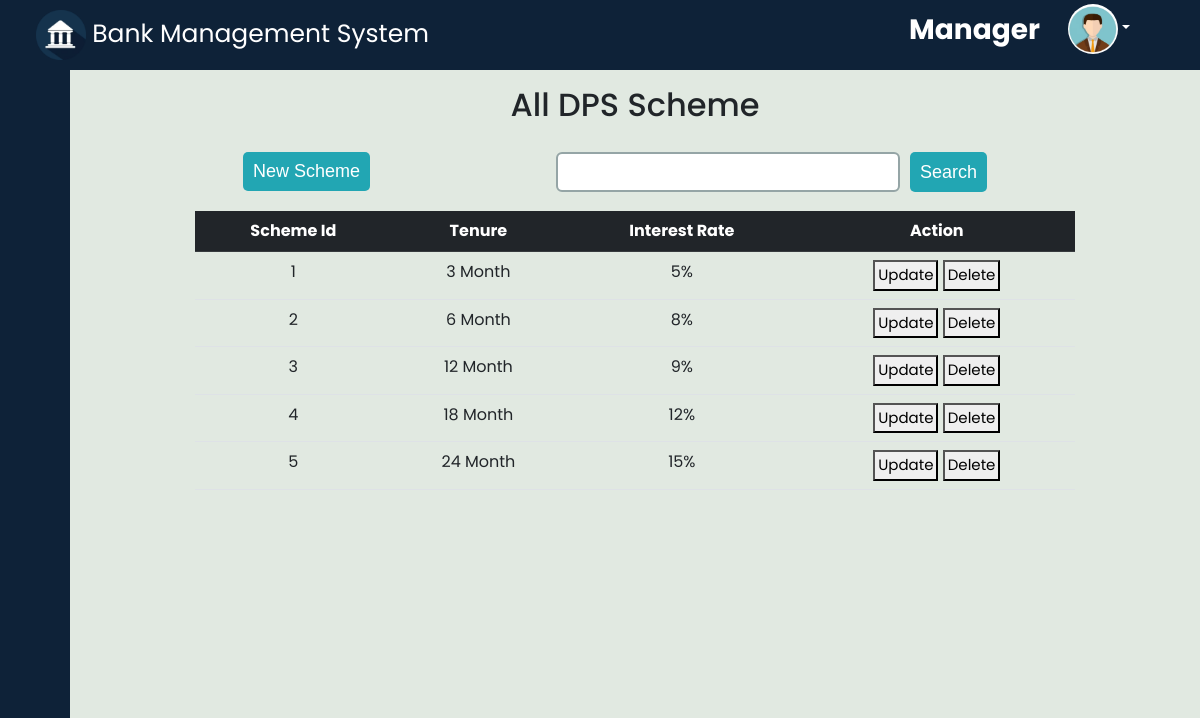
The page /manager/dps_scheme.php (signed in) on the database its author committed.
### tables this page shows
CREATE TABLE `dps_scheme` (
  `scheme_id` int(11) NOT NULL,
  `tenure` int(11) DEFAULT NULL,
  `total_installment` int(11) DEFAULT NULL,
  `maturity_amount` float DEFAULT NULL,
  `installment_amount` float DEFAULT NULL,
  `interest_rate` float DEFAULT NULL
);

### manager/dps_scheme.php (the view, shortened to what this page needs)
<!DOCTYPE html>
<html lang="en">
<head>
</head>
<?php
include "../database.php";
$search = "";
$query_dps = "select * from dps_scheme where scheme_id like '%$search%' or tenure like '%$search%'";
$table_dps = mysqli_query($con, $query_dps);
?>
<body>
    <div>
        <?php include "manager_header.php" ?>
    </div>
    <div class="d-flex">
        <div>
            <?php include "manager_sidebar.php" ?>
        </div>
        <div class="main">
            <div class="cnt">
                <h2 class="d-flex justify-content-center mt-3">All DPS Scheme</h2>
                <div class="d-flex hdiv">
                    <div class="new">
                        <a href="add_dps_scheme.php"><button>New Scheme</button></a>
                    </div>
                    <div class="searchdiv d-flex">
                        <form action="" method="post">
                            <div class="d-flex">
                                <input class="form-control fc" style=" border: 2px solid #95a5a6;" type="text" name="searchinput" id="">
                                <input class="btnn" type="submit" value="Search" name="searchbtn" id="">
                            </div>
                        </form>
                    </div>
                </div>
                <div class="container">
                    <table class="table table-hover text-center">
                        <tr class="table-dark">
                            <th>Scheme Id</th>
                            <th>Tenure</th>
                            <th>Interest Rate</th>
                            <th>Action</th>
                        </tr>
                        <?php
                        while ($row = mysqli_fetch_assoc($table_dps)) {
                        ?>
                            <tr>
                                <td><?php echo $row['scheme_id'] ?></td>
                                <td><?php echo $row['tenure'] . " Month" ?></td>
                                <td><?php echo $row['interest_rate'] . "%" ?></td>
                                <td>
                                    <a href="update_dps_scheme.php?scheme_id=<?php echo $row['scheme_id'] ?>"><button>Update</button></a>
                                    <a href="delete_dps_scheme.php?scheme_id=<?php echo $row['scheme_id'] ?>"><button onclick="return checkdelete()">Delete</button></a>
                                </td>
                            </tr>
                        <?php } ?>
                    </table>
                </div>
            </div>
        </div>
    </div>
</body>
</html>

### manager/dps_scheme.php (style rules this page uses)
a button { padding: 2px 3px; font-size: 15px; }
.main { background-color: #e1e9e1; display: flex; justify-content: center; }
.cnt { width: 80%; }
.new { margin-bottom: 20px; margin-top: 20px; margin-left: 60px; }
.new button { padding: 6px 10px; background-color: #22a6b3; border: none; border-radius: 5px; color: white; font-size: 18px; font-family: Arial, Helvetica, sans-serif; }
.hdiv { position: relative; }
.searchdiv { margin-top: 20px; margin-bottom: 10px; position: absolute; right: 100px; }
.btnn { margin-left: 10px; padding: 6px 10px; background-color: #22a6b3; border: none; border-radius: 5px; color: white; font-size: 18px; font-family: Arial, Helvetica, sans-serif; }

### manager/manager_header.php (style rules this page uses)
* { margin: 0; padding: 0; box-sizing: border-box; font-family: 'Poppins', sans-serif; }

### manager/manager_sidebar.php (style rules this page uses)
a { text-decoration: none; }
body { font-family: 'Poppins', sans-serif; }
.main { height: 100vh; overflow: scroll; width: 100%; }

### rows shown on the page
dps_scheme: scheme_id "1", tenure "3", interest_rate "5"
dps_scheme: scheme_id "2", tenure "6", interest_rate "8"
dps_scheme: scheme_id "3", tenure "12", interest_rate "9"
dps_scheme: scheme_id "4", tenure "18", interest_rate "12"
dps_scheme: scheme_id "5", tenure "24", interest_rate "15"
